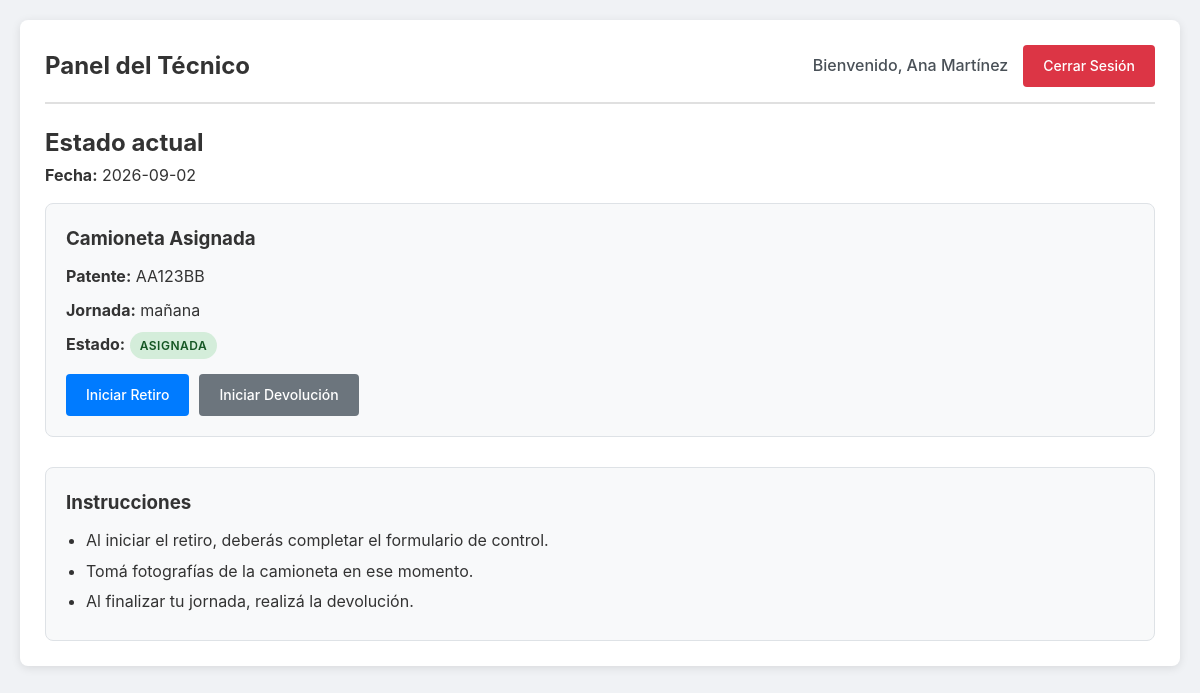
Page /tecnico (signed in) on the committed database.
### tables this page shows
CREATE TABLE camionetas (
            id INTEGER PRIMARY KEY AUTOINCREMENT,
            patente TEXT UNIQUE NOT NULL,
            activa INTEGER DEFAULT 1
        );

CREATE TABLE asignaciones (
            id INTEGER PRIMARY KEY AUTOINCREMENT,
            camioneta_id INTEGER,
            tecnico_id INTEGER NOT NULL,
            tecnico2_id INTEGER,
            fecha TEXT NOT NULL,
            jornada TEXT NOT NULL,
            estado TEXT DEFAULT 'PENDIENTE',
            zona TEXT,
            FOREIGN KEY (camioneta_id) REFERENCES camionetas(id),
            FOREIGN KEY (tecnico_id) REFERENCES usuarios(id),
            FOREIGN KEY (tecnico2_id) REFERENCES usuarios(id)
        );

### app.py (the view)
@app.route('/tecnico')
def tecnico():
    if 'usuario_id' not in session or session.get('rol') != 'tecnico':
        return redirect(url_for('login'))
    usuario_id = session['usuario_id']
    fecha_actual = datetime.now().strftime('%Y-%m-%d')
    conexion = get_db()
    asignacion = conexion.execute('''
        SELECT a.id, a.fecha, a.jornada, a.estado,
               c.patente as camioneta_patente,
               c.id as camioneta_id,
               u2.nombre as tecnico2_nombre
        FROM asignaciones a
        JOIN camionetas c ON a.camioneta_id = c.id
        LEFT JOIN usuarios u2 ON a.tecnico2_id = u2.id
        WHERE a.tecnico_id = ?
        AND a.fecha = ?
        AND a.estado = 'ASIGNADA'
    ''', (usuario_id, fecha_actual)).fetchone()
    conexion.close()
    return render_template('tecnico.html',
                         nombre=session['nombre'],
                         asignacion=asignacion,
                         fecha_actual=fecha_actual)

### app.py (called while the page is built)
@app.before_request
def limpiar_redirecciones():
    if 'usuario_id' in session:
        rol = session.get('rol')
        if rol == 'admin' and request.path == '/tecnico':
            return redirect(url_for('admin'))
        if rol == 'jefe' and request.path in ['/tecnico', '/admin']:
            return redirect(url_for('jefe'))
        if rol == 'tecnico' and request.path in ['/admin', '/jefe']:
            return redirect(url_for('tecnico'))

def conectar_db():
    return sqlite3.connect(str(DATABASE))

def get_db():
    conexion = conectar_db()
    conexion.row_factory = sqlite3.Row
    return conexion

### templates/tecnico.html (shortened to what this page needs)
<!DOCTYPE html>
<html lang="es">
<head>
    <link rel="stylesheet" href="{{ url_for('static', filename='css/style.css') }}">
</head>
<body>
    <div class="container">
        <header>
            <h1>Panel del Técnico</h1>
            <div class="user-info">
                <span>Bienvenido, {{ nombre }}</span>
                <a href="{{ url_for('logout') }}" class="btn btn-danger">Cerrar Sesión</a>
            </div>
        </header>
        <div class="tecnico-info">
            <h2>Estado actual</h2>
            <p><strong>Fecha:</strong> {{ fecha_actual }}</p>
            {% if asignacion %}
                <div class="card">
                    <h3>Camioneta Asignada</h3>
                    <p><strong>Patente:</strong> {{ asignacion.camioneta_patente }}</p>
                    <p><strong>Jornada:</strong> {{ asignacion.jornada }}</p>
                    <p><strong>Estado:</strong> <span class="badge badge-success">{{ asignacion.estado }}</span></p>
                    <div class="acciones">
                        <a href="{{ url_for('iniciar_retiro') }}" class="btn btn-primary">Iniciar Retiro</a>
                        <a href="#" class="btn btn-secondary">Iniciar Devolución</a>
                    </div>
                </div>
            {% else %}
                <div class="alert alert-info">
                    No tienes ninguna camioneta asignada para hoy.
                </div>
            {% endif %}
        </div>
        <div class="instrucciones">
            <h3>Instrucciones</h3>
            <ul>
                <li>Al iniciar el retiro, deberás completar el formulario de control.</li>
                <li>Tomá fotografías de la camioneta en ese momento.</li>
                <li>Al finalizar tu jornada, realizá la devolución.</li>
            </ul>
        </div>
    </div>
</body>
</html>

### static/css/style.css (style rules this page uses)
* { margin: 0; padding: 0; box-sizing: border-box; }
body { font-family: -apple-system, BlinkMacSystemFont, 'Segoe UI', Roboto, Oxygen, Ubuntu, sans-serif; background-color: #f0f2f5; color: #333; line-height: 1.6; padding: 20px; min-height: 100vh; }
.container { max-width: 1200px; margin: 0 auto; background: white; padding: 25px; border-radius: 8px; box-shadow: 0 2px 10px rgba(0,0,0,0.1); }
header { display: flex; justify-content: space-between; align-items: center; padding-bottom: 15px; border-bottom: 2px solid #e0e0e0; margin-bottom: 20px; flex-wrap: wrap; gap: 10px; }
header h1 { font-size: 24px; color: #333; }
.user-info { display: flex; align-items: center; gap: 15px; flex-wrap: wrap; }
.user-info span { font-weight: 500; color: #495057; }
.btn { display: inline-block; padding: 10px 20px; border: none; border-radius: 4px; font-size: 14px; font-weight: 500; cursor: pointer; text-decoration: none; text-align: center; transition: all 0.3s ease; }
.btn-primary { background-color: #007bff; color: white; }
.btn-secondary { background-color: #6c757d; color: white; }
.btn-danger { background-color: #dc3545; color: white; }
.badge { display: inline-block; padding: 4px 10px; border-radius: 20px; font-size: 12px; font-weight: 600; text-transform: uppercase; letter-spacing: 0.5px; }
.badge-success { background-color: #d4edda; color: #155724; }
.card { background: #f8f9fa; padding: 20px; border-radius: 8px; border: 1px solid #dee2e6; margin: 15px 0; transition: box-shadow 0.3s ease; }
.card h3 { margin-bottom: 10px; color: #333; }
.card p { margin: 8px 0; }
.tecnico-info { margin: 20px 0; }
.acciones { display: flex; gap: 10px; margin-top: 15px; flex-wrap: wrap; }
.instrucciones { margin-top: 30px; padding: 20px; background: #f8f9fa; border-radius: 8px; border: 1px solid #dee2e6; }
.instrucciones h3 { margin-bottom: 10px; }
.instrucciones ul { margin-left: 20px; }
.instrucciones li { margin: 5px 0; }

### rows in the picture
camionetas: camioneta_patente "AA123BB"
asignaciones: jornada "mañana", estado "ASIGNADA"

### other values in the picture
{{ nombre }} "Ana Martínez"
